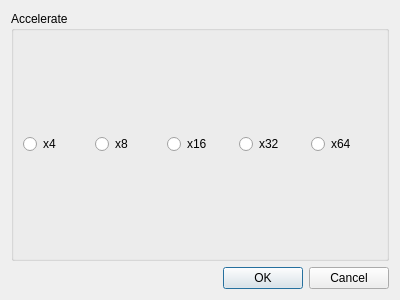
<?xml version="1.0" encoding="UTF-8"?>
<ui version="4.0">
 <class>LinkReq</class>
 <widget class="QDialog" name="LinkReq">
  <property name="geometry">
   <rect>
    <x>0</x>
    <y>0</y>
    <width>400</width>
    <height>300</height>
   </rect>
  </property>
  <property name="windowTitle">
   <string>Dialog</string>
  </property>
  <layout class="QGridLayout" name="gridLayout">
   <item row="0" column="0">
    <widget class="QGroupBox" name="groupBox">
     <property name="title">
      <string>Accelerate</string>
     </property>
     <layout class="QGridLayout" name="gridLayout_2">
      <item row="0" column="0">
       <widget class="QRadioButton" name="radioButton">
        <property name="text">
         <string>x4</string>
        </property>
       </widget>
      </item>
      <item row="0" column="1">
       <widget class="QRadioButton" name="radioButton_2">
        <property name="text">
         <string>x8</string>
        </property>
       </widget>
      </item>
      <item row="0" column="3">
       <widget class="QRadioButton" name="radioButton_4">
        <property name="text">
         <string>x32</string>
        </property>
       </widget>
      </item>
      <item row="0" column="2">
       <widget class="QRadioButton" name="radioButton_3">
        <property name="text">
         <string>x16</string>
        </property>
       </widget>
      </item>
      <item row="0" column="4">
       <widget class="QRadioButton" name="radioButton_5">
        <property name="text">
         <string>x64</string>
        </property>
       </widget>
      </item>
     </layout>
    </widget>
   </item>
   <item row="1" column="0">
    <widget class="QDialogButtonBox" name="buttonBox">
     <property name="orientation">
      <enum>Qt::Horizontal</enum>
     </property>
     <property name="standardButtons">
      <set>QDialogButtonBox::Cancel|QDialogButtonBox::Ok</set>
     </property>
    </widget>
   </item>
  </layout>
 </widget>
 <resources/>
 <connections>
  <connection>
   <sender>buttonBox</sender>
   <signal>accepted()</signal>
   <receiver>LinkReq</receiver>
   <slot>accept()</slot>
   <hints>
    <hint type="sourcelabel">
     <x>248</x>
     <y>254</y>
    </hint>
    <hint type="destinationlabel">
     <x>157</x>
     <y>274</y>
    </hint>
   </hints>
  </connection>
  <connection>
   <sender>buttonBox</sender>
   <signal>rejected()</signal>
   <receiver>LinkReq</receiver>
   <slot>reject()</slot>
   <hints>
    <hint type="sourcelabel">
     <x>316</x>
     <y>260</y>
    </hint>
    <hint type="destinationlabel">
     <x>286</x>
     <y>274</y>
    </hint>
   </hints>
  </connection>
 </connections>
</ui>
